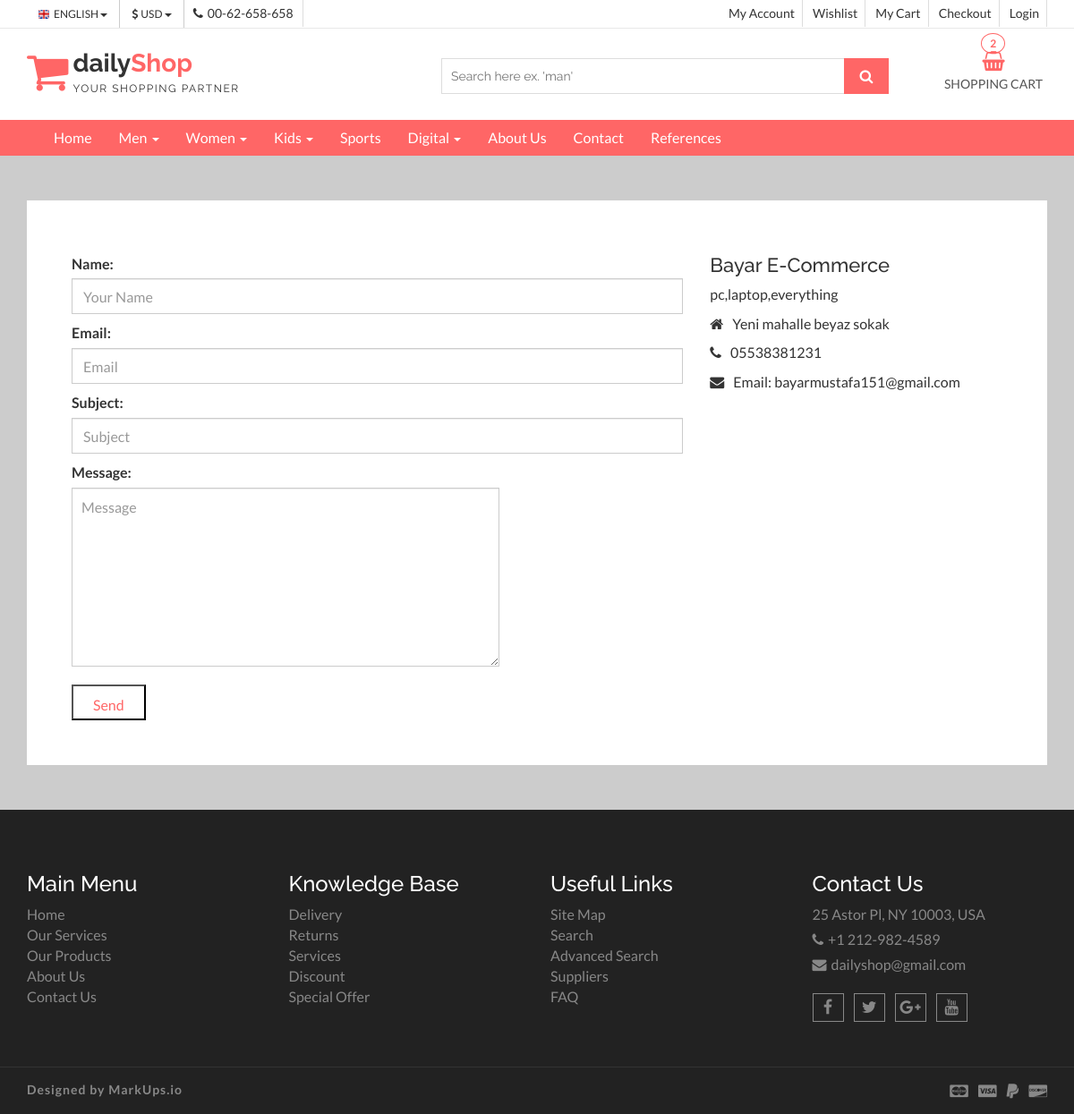
The app's page /contact/, older data.
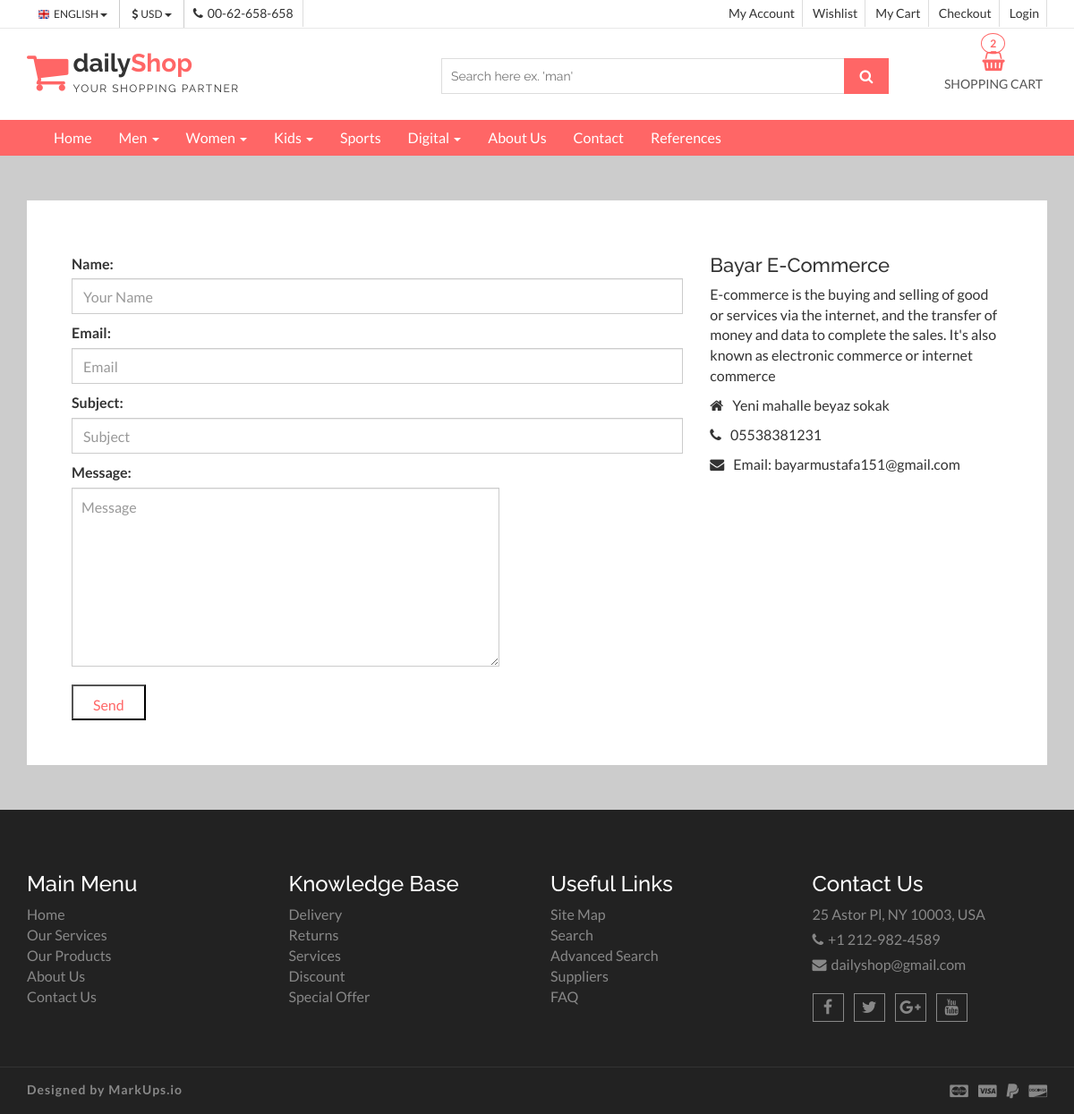
The same page, newer data.
### home/models.py (models this page shows, shortened)
class Setting(models.Model):
    STATUS = (
        ('True', 'Evet'),
        ('False', 'Hayır'),
    )
    title = models.CharField(max_length=150)
    keywords = models.CharField(max_length=255)
    description = models.CharField(max_length=255)
    company = models.CharField(max_length=50)
    address = models.CharField(blank=True,max_length=150)
    phone = models.CharField(blank=True,max_length=15)
    fax = models.CharField(blank=True,max_length=15)
    email = models.CharField(blank=True,max_length=55)
    smtpserver = models.CharField(blank=True,max_length=30)
    smtpemail = models.CharField(blank=True,max_length=30)
    smtppassword = models.CharField(blank=True,max_length=30)
    smtpport = models.CharField(blank=True,max_length=30)
    icon = models.ImageField(blank=True,upload_to='images/')
    facebook = models.CharField(blank=True, max_length=30)
    instagram = models.CharField(blank=True, max_length=30)
    youtube = models.CharField(blank=True, max_length=30)
    twitter = models.CharField(blank=True, max_length=30)
    aboutus = RichTextUploadingField(blank=True)
    contact = RichTextUploadingField(blank=True)
    references = RichTextUploadingField(blank=True)
    status = models.CharField(max_length=10,choices=STATUS)
    create_at = models.DateTimeField(auto_now_add=True)
    update_at = models.DateTimeField(auto_now=True)

### home/views.py (the view, shortened to what this page needs)
# urls.py: path('contact/',views.contact,name='contact'),
def contact(request):
    setting = Setting.objects.get(pk=1)
    form = ContactForm()
    context = {'setting': setting,'form':form}
    return render(request, 'contact.html', context)

### home/models.py
class ContactForm(ModelForm):
    class Meta:
        model = ContactFormMessage
        fields = ['name','email','subject','message']
        widgets = {
            'name' : TextInput(attrs={'class': 'form-control','placeholder':'Your Name'}),
            'subject' : TextInput(attrs={'class': 'form-control','placeholder':'Subject'}),
            'email' : TextInput(attrs={'class': 'form-control','placeholder':'Email'}),
            'message' : Textarea(attrs={'class': 'form-control','placeholder':'Message'})
        }

### home/templates/contact.html (shortened to what this page needs)
{% extends 'homebase.html' %}
{% block navbar %}
    {% include 'navbar.html' %}
{% endblock %}
{% block content %}
    <section id="aa-contact">
        <div class="container">
            <div class="row">
                <div class="col-md-12">
                    <div class="aa-contact-area">
                        <div class="aa-contact-address">
                            <div class="row">
                                <div class="col-md-8">
                                    <div class="aa-contact-address-left">
                                        <form class="comments-form contact-form" action="" method="post">
                                            {{ form.as_p }}
                                            <input type="submit" value="Send" class="aa-secondary-btn"></input>
                                        </form>
                                    </div>
                                </div>
                                <div class="col-md-4">
                                    <div class="aa-contact-address-right">
                                        <address>
                                            <h4>{{ setting.company }}</h4>
                                            <p>{{ setting.description }}</p>
                                            <p><span class="fa fa-home"></span>{{ setting.address }}</p>
                                            <p><span class="fa fa-phone"></span>{{ setting.phone }}</p>
                                            <p><span class="fa fa-envelope"></span>Email: {{ setting.email }}</p>
                                        </address>
                                    </div>
                                </div>
                            </div>
                        </div>
                    </div>
                </div>
            </div>
        </div>
    </section>
{% endblock %}

Row changes from the older to the newer data that the page shows:
changed Setting "Bayar E-Commerce": description "pc,laptop,everything" → "E-commerce is the buying and selling of good or services via the internet, and the transfer of money and data to complete the sales. It's also known as electronic commerce or internet commerce"
